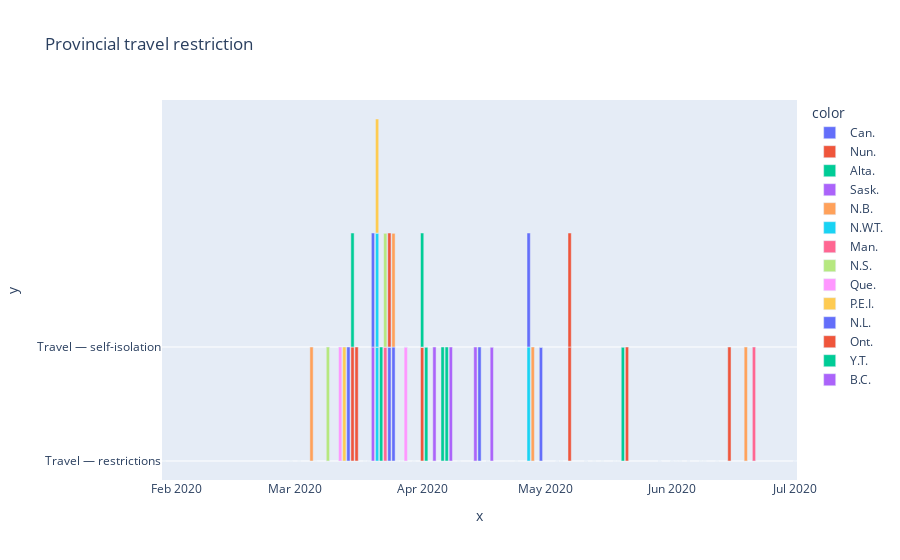
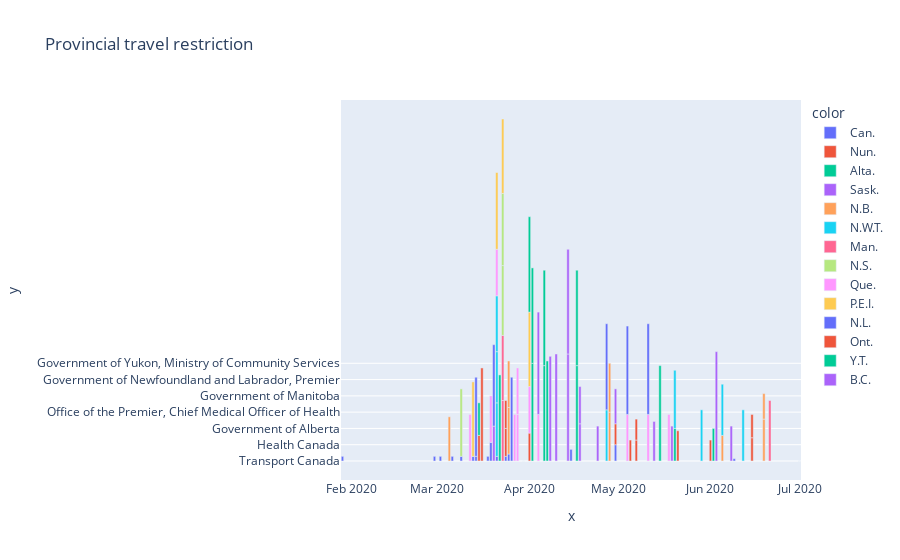

The cell these charts' notebook holds for them, in order:
### Markdown cell above
#### Provincial Travel Restrictions

### Code cell
column_name = ['Intervention type','Who Implemented']

for column in column_name:
    
    fig = px.bar(x = travel_intervention_df['Date implemented'], y = travel_intervention_df[column], color=travel_intervention_df['Jurisdiction '], title='Provincial travel restriction')
    fig.show()

### Figure 1 — Plotly figure (JSON) as saved in the notebook; plotly's stock layout.template omitted (floating-point values rounded to 4 significant figures)
{"data": [{"alignmentgroup": "True", "hovertemplate": "color=Can.<br>x=%{x}<br>y=%{y}<extra></extra>", "legendgroup": "Can.", "marker": {"color": "#636efa"}, "name": "Can.", "offsetgroup": "Can.", "orientation": "v", "showlegend": true, "textposition": "auto", "type": "bar", "x": ["2020-05-29T00:00:00", "2020-07-01T00:00:00", "2020-07-01T00:00:00", "2020-06-09T00:00:00", "2020-01-29T00:00:00", "2020-02-29T00:00:00", "2020-03-02T00:00:00", "2020-03-06T00:00:00", "2020-03-09T00:00:00", "2020-03-13T00:00:00", "2020-03-14T00:00:00", "2020-03-18T00:00:00", "2020-03-21T00:00:00", "2020-03-25T00:00:00", "2020-03-24T00:00:00", "2020-03-30T00:00:00", null, "2020-04-06T00:00:00", "2020-04-15T00:00:00", null, "2020-04-30T00:00:00", "2020-06-01T00:00:00", "2020-03-19T00:00:00"], "xaxis": "x", "y": ["Travel — restrictions", "Travel — restrictions", "Travel — restrictions", "Travel — restrictions", "Travel — restrictions", "Travel — restrictions", "Travel — restrictions", "Travel — restrictions", "Travel — restrictions", "Travel — restrictions", "Travel — restrictions", "Travel — restrictions", "Travel — restrictions", "Travel — self-isolation", "Travel — self-isolation", "Travel — restrictions", "Travel — restrictions", "Travel — restrictions", "Travel — self-isolation", "Travel — self-isolation", "Travel — self-isolation", "Travel — restrictions", "Travel — restrictions"], "yaxis": "y"}, {"alignmentgroup": "True", "hovertemplate": "color=Nun.<br>x=%{x}<br>y=%{y}<extra></extra>", "legendgroup": "Nun.", "marker": {"color": "#EF553B"}, "name": "Nun.", "offsetgroup": "Nun.", "orientation": "v", "showlegend": true, "textposition": "auto", "type": "bar", "x": ["2020-06-01T00:00:00", "2020-06-15T00:00:00", "2020-06-15T00:00:00", "2020-03-15T00:00:00", "2020-03-24T00:00:00", "2020-03-24T00:00:00", "2020-04-01T00:00:00", "2020-04-30T00:00:00", "2020-05-07T00:00:00", "2020-05-05T00:00:00", "2020-05-07T00:00:00", "2020-05-21T00:00:00"], "xaxis": "x", "y": ["Travel — restrictions", "Travel — restrictions", "Travel — self-isolation", "Travel — self-isolation", "Travel — restrictions", "Travel — self-isolation", "Travel — self-isolation", "Travel — restrictions", "Travel — self-isolation", "Travel — restrictions", "Travel — self-isolation", "Travel — self-isolation"], "yaxis": "y"}, {"alignmentgroup": "True", "hovertemplate": "color=Alta.<br>x=%{x}<br>y=%{y}<extra></extra>", "legendgroup": "Alta.", "marker": {"color": "#00cc96"}, "name": "Alta.", "offsetgroup": "Alta.", "orientation": "v", "showlegend": true, "textposition": "auto", "type": "bar", "x": ["2020-06-02T00:00:00", "2020-03-15T00:00:00", "2020-05-20T00:00:00"], "xaxis": "x", "y": ["Travel — restrictions", "Travel — self-isolation", "Travel — self-isolation"], "yaxis": "y"}, {"alignmentgroup": "True", "hovertemplate": "color=Sask.<br>x=%{x}<br>y=%{y}<extra></extra>", "legendgroup": "Sask.", "marker": {"color": "#ab63fa"}, "name": "Sask.", "offsetgroup": "Sask.", "orientation": "v", "showlegend": true, "textposition": "auto", "type": "bar", "x": ["2020-06-08T00:00:00", "2020-03-20T00:00:00", "2020-04-18T00:00:00", "2020-04-18T00:00:00", "2020-04-24T00:00:00", "2020-04-30T00:00:00", "2020-05-13T00:00:00", "2020-05-19T00:00:00"], "xaxis": "x", "y": ["Travel — restrictions", "Travel — self-isolation", "Travel — self-isolation", "Travel — restrictions", "Travel — restrictions", "Travel — restrictions", "Travel — restrictions", "Travel — restrictions"], "yaxis": "y"}, {"alignmentgroup": "True", "hovertemplate": "color=N.B.<br>x=%{x}<br>y=%{y}<extra></extra>", "legendgroup": "N.B.", "marker": {"color": "#FFA15A"}, "name": "N.B.", "offsetgroup": "N.B.", "orientation": "v", "showlegend": true, "textposition": "auto", "type": "bar", "x": ["2020-06-19T00:00:00", "2020-06-19T00:00:00", "2020-03-05T00:00:00", "2020-03-25T00:00:00", "2020-03-25T00:00:00", "2020-04-28T00:00:00", "2020-04-28T00:00:00", "2020-06-05T00:00:00"], "xaxis": "x", "y": ["Travel — restrictions", "Travel — self-isolation", "Travel — self-isolation", "Travel — self-isolation", "Travel — restrictions", "Travel — restrictions", "Travel — self-isolation", "Travel — restrictions"], "yaxis": "y"}, {"alignmentgroup": "True", "hovertemplate": "color=N.W.T.<br>x=%{x}<br>y=%{y}<extra></extra>", "legendgroup": "N.W.T.", "marker": {"color": "#19d3f3"}, "name": "N.W.T.", "offsetgroup": "N.W.T.", "orientation": "v", "showlegend": true, "textposition": "auto", "type": "bar", "x": ["2020-06-05T00:00:00", "2020-05-29T00:00:00", "2020-06-12T00:00:00", "2020-03-21T00:00:00", "2020-03-21T00:00:00", "2020-03-21T00:00:00", "2020-04-27T00:00:00", "2020-05-20T00:00:00"], "xaxis": "x", "y": ["Travel — restrictions", "Travel — restrictions", "Travel — restrictions", "Travel — self-isolation", "Travel — restrictions", "Travel — self-isolation", "Travel — self-isolation", "Travel — restrictions"], "yaxis": "y"}, {"alignmentgroup": "True", "hovertemplate": "color=Man.<br>x=%{x}<br>y=%{y}<extra></extra>", "legendgroup": "Man.", "marker": {"color": "#FF6692"}, "name": "Man.", "offsetgroup": "Man.", "orientation": "v", "showlegend": true, "textposition": "auto", "type": "bar", "x": ["2020-06-21T00:00:00", null, null, "2020-03-23T00:00:00", "2020-03-23T00:00:00"], "xaxis": "x", "y": ["Travel — self-isolation", "Travel — self-isolation", "Travel — restrictions", "Travel — restrictions", "Travel — self-isolation"], "yaxis": "y"}, {"alignmentgroup": "True", "hovertemplate": "color=N.S.<br>x=%{x}<br>y=%{y}<extra></extra>", "legendgroup": "N.S.", "marker": {"color": "#B6E880"}, "name": "N.S.", "offsetgroup": "N.S.", "orientation": "v", "showlegend": true, "textposition": "auto", "type": "bar", "x": ["2020-03-09T00:00:00", "2020-03-23T00:00:00", "2020-03-23T00:00:00"], "xaxis": "x", "y": ["Travel — self-isolation", "Travel — restrictions", "Travel — self-isolation"], "yaxis": "y"}, {"alignmentgroup": "True", "hovertemplate": "color=Que.<br>x=%{x}<br>y=%{y}<extra></extra>", "legendgroup": "Que.", "marker": {"color": "#FF97FF"}, "name": "Que.", "offsetgroup": "Que.", "orientation": "v", "showlegend": true, "textposition": "auto", "type": "bar", "x": ["2020-03-12T00:00:00", "2020-03-19T00:00:00", "2020-03-21T00:00:00", "2020-03-27T00:00:00", "2020-03-28T00:00:00", "2020-03-28T00:00:00", "2020-04-01T00:00:00", "2020-04-04T00:00:00", "2020-05-04T00:00:00", "2020-05-11T00:00:00", "2020-05-18T00:00:00"], "xaxis": "x", "y": ["Travel — self-isolation", "Travel — restrictions", "Travel — restrictions", "Travel — restrictions", "Travel — self-isolation", "Travel — restrictions", "Travel — restrictions", "Travel — restrictions", "Travel — restrictions", "Travel — restrictions", "Travel — restrictions"], "yaxis": "y"}, {"alignmentgroup": "True", "hovertemplate": "color=P.E.I.<br>x=%{x}<br>y=%{y}<extra></extra>", "legendgroup": "P.E.I.", "marker": {"color": "#FECB52"}, "name": "P.E.I.", "offsetgroup": "P.E.I.", "orientation": "v", "showlegend": true, "textposition": "auto", "type": "bar", "x": ["2020-03-13T00:00:00", "2020-03-21T00:00:00", "2020-03-23T00:00:00", "2020-04-01T00:00:00"], "xaxis": "x", "y": ["Travel — self-isolation", "Travel — self-isolation", "Travel — restrictions", "Travel — restrictions"], "yaxis": "y"}, {"alignmentgroup": "True", "hovertemplate": "color=N.L.<br>x=%{x}<br>y=%{y}<extra></extra>", "legendgroup": "N.L.", "marker": {"color": "#636efa"}, "name": "N.L.", "offsetgroup": "N.L.", "orientation": "v", "showlegend": true, "textposition": "auto", "type": "bar", "x": ["2020-03-14T00:00:00", "2020-03-20T00:00:00", "2020-03-26T00:00:00", "2020-04-27T00:00:00", "2020-05-04T00:00:00", "2020-05-11T00:00:00"], "xaxis": "x", "y": ["Travel — self-isolation", "Travel — self-isolation", "Travel — restrictions", "Travel — self-isolation", "Travel — restrictions", "Travel — restrictions"], "yaxis": "y"}, {"alignmentgroup": "True", "hovertemplate": "color=Ont.<br>x=%{x}<br>y=%{y}<extra></extra>", "legendgroup": "Ont.", "marker": {"color": "#EF553B"}, "name": "Ont.", "offsetgroup": "Ont.", "orientation": "v", "showlegend": true, "textposition": "auto", "type": "bar", "x": ["2020-03-16T00:00:00"], "xaxis": "x", "y": ["Travel — self-isolation"], "yaxis": "y"}, {"alignmentgroup": "True", "hovertemplate": "color=Y.T.<br>x=%{x}<br>y=%{y}<extra></extra>", "legendgroup": "Y.T.", "marker": {"color": "#00cc96"}, "name": "Y.T.", "offsetgroup": "Y.T.", "orientation": "v", "showlegend": true, "textposition": "auto", "type": "bar", "x": ["2020-03-22T00:00:00", "2020-04-01T00:00:00", "2020-04-02T00:00:00", "2020-04-02T00:00:00", "2020-04-06T00:00:00", "2020-04-06T00:00:00", "2020-04-07T00:00:00", "2020-04-17T00:00:00", "2020-04-17T00:00:00", "2020-05-15T00:00:00"], "xaxis": "x", "y": ["Travel — self-isolation", "Travel — self-isolation", "Travel — self-isolation", "Travel — restrictions", "Travel — restrictions", "Travel — self-isolation", "Travel — self-isolation", "Travel — restrictions", "Travel — restrictions", "Travel — restrictions"], "yaxis": "y"}, {"alignmentgroup": "True", "hovertemplate": "color=B.C.<br>x=%{x}<br>y=%{y}<extra></extra>", "legendgroup": "B.C.", "marker": {"color": "#ab63fa"}, "name": "B.C.", "offsetgroup": "B.C.", "orientation": "v", "showlegend": true, "textposition": "auto", "type": "bar", "x": ["2020-04-04T00:00:00", "2020-04-08T00:00:00", "2020-04-10T00:00:00", "2020-04-14T00:00:00", "2020-04-14T00:00:00", "2020-06-03T00:00:00"], "xaxis": "x", "y": ["Travel — self-isolation", "Travel — self-isolation", "Travel — restrictions", "Travel — restrictions", "Travel — self-isolation", "Travel — restrictions"], "yaxis": "y"}], "layout": {"autosize": true, "barmode": "relative", "legend": {"title": {"text": "color"}, "tracegroupgap": 0}, "title": {"text": "Provincial travel restriction"}, "xaxis": {"anchor": "y", "autorange": true, "domain": [0, 1], "range": ["2020-01-28 12:00", "2020-07-01 12:00"], "title": {"text": "x"}, "type": "date"}, "yaxis": {"anchor": "x", "autorange": true, "domain": [0, 1], "range": [-0.1667, 3.167], "title": {"text": "y"}, "type": "category"}}}

### Figure 2 — Plotly figure (JSON) as saved in the notebook; plotly's stock layout.template omitted (floating-point values rounded to 4 significant figures)
{"data": [{"alignmentgroup": "True", "hovertemplate": "color=Can.<br>x=%{x}<br>y=%{y}<extra></extra>", "legendgroup": "Can.", "marker": {"color": "#636efa"}, "name": "Can.", "offsetgroup": "Can.", "orientation": "v", "showlegend": true, "textposition": "auto", "type": "bar", "x": ["2020-05-29T00:00:00", "2020-07-01T00:00:00", "2020-07-01T00:00:00", "2020-06-09T00:00:00", "2020-01-29T00:00:00", "2020-02-29T00:00:00", "2020-03-02T00:00:00", "2020-03-06T00:00:00", "2020-03-09T00:00:00", "2020-03-13T00:00:00", "2020-03-14T00:00:00", "2020-03-18T00:00:00", "2020-03-21T00:00:00", "2020-03-25T00:00:00", "2020-03-24T00:00:00", "2020-03-30T00:00:00", null, "2020-04-06T00:00:00", "2020-04-15T00:00:00", null, "2020-04-30T00:00:00", "2020-06-01T00:00:00", "2020-03-19T00:00:00"], "xaxis": "x", "y": ["Transport Canada", "Transport Canada", "Transport Canada", "Canada Border Services Agency", "Government of Canada", "Government of Canada", "Government of Canada", "Government of Canada", "Government of Canada", "Government of Canada", "Government of Canada", "Government of Canada", "Government of Canada", "Public Health Agency of Canada ", "Government of Canada", "Transport Canada", "Inuit Tapiriit Kanatami", "Transport Canada", "Prime Minister", "Public Health Agency of Canada", "Health Canada", "Transport Canada", "Service Canada"], "yaxis": "y"}, {"alignmentgroup": "True", "hovertemplate": "color=Nun.<br>x=%{x}<br>y=%{y}<extra></extra>", "legendgroup": "Nun.", "marker": {"color": "#EF553B"}, "name": "Nun.", "offsetgroup": "Nun.", "orientation": "v", "showlegend": true, "textposition": "auto", "type": "bar", "x": ["2020-06-01T00:00:00", "2020-06-15T00:00:00", "2020-06-15T00:00:00", "2020-03-15T00:00:00", "2020-03-24T00:00:00", "2020-03-24T00:00:00", "2020-04-01T00:00:00", "2020-04-30T00:00:00", "2020-05-07T00:00:00", "2020-05-05T00:00:00", "2020-05-07T00:00:00", "2020-05-21T00:00:00"], "xaxis": "x", "y": ["Government of Nunavut, Chief Public Health Officer", "Government of Nunavut", "Government of Nunavut", "Department of Health", "Government of Nunavut, Premier", "Government of Nunavut, Premier", "Government of Nunavut, Premier", "Government of Nunavut, Chief Public Health Officer", "Government of Nunavut, Chief Public Health Officer", "Government of Nunavut, Chief Public Health Officer", "Government of Nunavut, Chief Public Health Officer", "Government of Nunavut, Department of Health Services"], "yaxis": "y"}, {"alignmentgroup": "True", "hovertemplate": "color=Alta.<br>x=%{x}<br>y=%{y}<extra></extra>", "legendgroup": "Alta.", "marker": {"color": "#00cc96"}, "name": "Alta.", "offsetgroup": "Alta.", "orientation": "v", "showlegend": true, "textposition": "auto", "type": "bar", "x": ["2020-06-02T00:00:00", "2020-03-15T00:00:00", "2020-05-20T00:00:00"], "xaxis": "x", "y": ["Government of Alberta", "Government of Alberta", "Government of Alberta"], "yaxis": "y"}, {"alignmentgroup": "True", "hovertemplate": "color=Sask.<br>x=%{x}<br>y=%{y}<extra></extra>", "legendgroup": "Sask.", "marker": {"color": "#ab63fa"}, "name": "Sask.", "offsetgroup": "Sask.", "orientation": "v", "showlegend": true, "textposition": "auto", "type": "bar", "x": ["2020-06-08T00:00:00", "2020-03-20T00:00:00", "2020-04-18T00:00:00", "2020-04-18T00:00:00", "2020-04-24T00:00:00", "2020-04-30T00:00:00", "2020-05-13T00:00:00", "2020-05-19T00:00:00"], "xaxis": "x", "y": ["Government of Saskatchewan", "Government of Saskatchewan", "Regional medical health officers", "Regional medical health officers", "Government of Saskatchewan", "Government of Saskatchewan", "Indigenous Services Canada", "Government of Saskatchewan"], "yaxis": "y"}, {"alignmentgroup": "True", "hovertemplate": "color=N.B.<br>x=%{x}<br>y=%{y}<extra></extra>", "legendgroup": "N.B.", "marker": {"color": "#FFA15A"}, "name": "N.B.", "offsetgroup": "N.B.", "orientation": "v", "showlegend": true, "textposition": "auto", "type": "bar", "x": ["2020-06-19T00:00:00", "2020-06-19T00:00:00", "2020-03-05T00:00:00", "2020-03-25T00:00:00", "2020-03-25T00:00:00", "2020-04-28T00:00:00", "2020-04-28T00:00:00", "2020-06-05T00:00:00"], "xaxis": "x", "y": ["Premier, Chief Medical Officer of Health", "Department of Health", "Government of New Brunswick, Chief Medical Officer of Health", "Office of the Premier", "Office of the Premier", "Office of the Premier, Chief Medical Officer of Health", "Office of the Premier, Chief Medical Officer of Health", "Department of Health"], "yaxis": "y"}, {"alignmentgroup": "True", "hovertemplate": "color=N.W.T.<br>x=%{x}<br>y=%{y}<extra></extra>", "legendgroup": "N.W.T.", "marker": {"color": "#19d3f3"}, "name": "N.W.T.", "offsetgroup": "N.W.T.", "orientation": "v", "showlegend": true, "textposition": "auto", "type": "bar", "x": ["2020-06-05T00:00:00", "2020-05-29T00:00:00", "2020-06-12T00:00:00", "2020-03-21T00:00:00", "2020-03-21T00:00:00", "2020-03-21T00:00:00", "2020-04-27T00:00:00", "2020-05-20T00:00:00"], "xaxis": "x", "y": ["Government of the Northwest Territories", "Government of the Northwest Territories", "Government of the Northwest Territories", "Chief Public Health Officer", "Government of the Northwest Territories", "Chief Public Health Officer ", "Government of the Northwest Territories", "Government of the Northwest Territories, Infrastructure"], "yaxis": "y"}, {"alignmentgroup": "True", "hovertemplate": "color=Man.<br>x=%{x}<br>y=%{y}<extra></extra>", "legendgroup": "Man.", "marker": {"color": "#FF6692"}, "name": "Man.", "offsetgroup": "Man.", "orientation": "v", "showlegend": true, "textposition": "auto", "type": "bar", "x": ["2020-06-21T00:00:00", null, null, "2020-03-23T00:00:00", "2020-03-23T00:00:00"], "xaxis": "x", "y": ["Public health officials ", "Ministry of Health, Seniors and Active Living, public health officials", "Public health officials ", "Public health officials ", "Government of Manitoba"], "yaxis": "y"}, {"alignmentgroup": "True", "hovertemplate": "color=N.S.<br>x=%{x}<br>y=%{y}<extra></extra>", "legendgroup": "N.S.", "marker": {"color": "#B6E880"}, "name": "N.S.", "offsetgroup": "N.S.", "orientation": "v", "showlegend": true, "textposition": "auto", "type": "bar", "x": ["2020-03-09T00:00:00", "2020-03-23T00:00:00", "2020-03-23T00:00:00"], "xaxis": "x", "y": ["Government of Nova Scotia, Department of Health and Wellness", "Government of Nova Scotia", "Department of Health and Wellness"], "yaxis": "y"}, {"alignmentgroup": "True", "hovertemplate": "color=Que.<br>x=%{x}<br>y=%{y}<extra></extra>", "legendgroup": "Que.", "marker": {"color": "#FF97FF"}, "name": "Que.", "offsetgroup": "Que.", "orientation": "v", "showlegend": true, "textposition": "auto", "type": "bar", "x": ["2020-03-12T00:00:00", "2020-03-19T00:00:00", "2020-03-21T00:00:00", "2020-03-27T00:00:00", "2020-03-28T00:00:00", "2020-03-28T00:00:00", "2020-04-01T00:00:00", "2020-04-04T00:00:00", "2020-05-04T00:00:00", "2020-05-11T00:00:00", "2020-05-18T00:00:00"], "xaxis": "x", "y": ["Office of the Premier", "Office of the Premier", "Office of the Premier", "Office of the Premier", "Office of the Premier", "Office of the Premier", "Office of the Premier", "Office of the Premier", "Office of the Premier", "Office of the Premier", "Office of the Premier"], "yaxis": "y"}, {"alignmentgroup": "True", "hovertemplate": "color=P.E.I.<br>x=%{x}<br>y=%{y}<extra></extra>", "legendgroup": "P.E.I.", "marker": {"color": "#FECB52"}, "name": "P.E.I.", "offsetgroup": "P.E.I.", "orientation": "v", "showlegend": true, "textposition": "auto", "type": "bar", "x": ["2020-03-13T00:00:00", "2020-03-21T00:00:00", "2020-03-23T00:00:00", "2020-04-01T00:00:00"], "xaxis": "x", "y": ["Government of Prince Edward Island, Chief Public Health Officer", "Government of Prince Edward Island", "Government of Prince Edward Island, Chief Public Health Officer", "Government of Prince Edward Island, Chief Public Health Officer"], "yaxis": "y"}, {"alignmentgroup": "True", "hovertemplate": "color=N.L.<br>x=%{x}<br>y=%{y}<extra></extra>", "legendgroup": "N.L.", "marker": {"color": "#636efa"}, "name": "N.L.", "offsetgroup": "N.L.", "orientation": "v", "showlegend": true, "textposition": "auto", "type": "bar", "x": ["2020-03-14T00:00:00", "2020-03-20T00:00:00", "2020-03-26T00:00:00", "2020-04-27T00:00:00", "2020-05-04T00:00:00", "2020-05-11T00:00:00"], "xaxis": "x", "y": ["Government of Newfoundland and Labrador, Chief Medical Officer of Health", "Government of Newfoundland and Labrador, Premier", "Department of Transportation and Works", "Chief Medical Officer of Health", "Department of Health and Community Services", "Department of Transportation and Works, Chief Medical Officer of Health"], "yaxis": "y"}, {"alignmentgroup": "True", "hovertemplate": "color=Ont.<br>x=%{x}<br>y=%{y}<extra></extra>", "legendgroup": "Ont.", "marker": {"color": "#EF553B"}, "name": "Ont.", "offsetgroup": "Ont.", "orientation": "v", "showlegend": true, "textposition": "auto", "type": "bar", "x": ["2020-03-16T00:00:00"], "xaxis": "x", "y": ["Ministry of Health"], "yaxis": "y"}, {"alignmentgroup": "True", "hovertemplate": "color=Y.T.<br>x=%{x}<br>y=%{y}<extra></extra>", "legendgroup": "Y.T.", "marker": {"color": "#00cc96"}, "name": "Y.T.", "offsetgroup": "Y.T.", "orientation": "v", "showlegend": true, "textposition": "auto", "type": "bar", "x": ["2020-03-22T00:00:00", "2020-04-01T00:00:00", "2020-04-02T00:00:00", "2020-04-02T00:00:00", "2020-04-06T00:00:00", "2020-04-06T00:00:00", "2020-04-07T00:00:00", "2020-04-17T00:00:00", "2020-04-17T00:00:00", "2020-05-15T00:00:00"], "xaxis": "x", "y": ["Chief Medical Officer of Health", "Government of Yukon", "Government of Yukon, Ministry of Community Services", "Government of Yukon", "Government of Yukon", "Government of Yukon", "Government of Yukon, Minister of Community Services", "Government of Yukon", "Government of Yukon", "Government of Yukon"], "yaxis": "y"}, {"alignmentgroup": "True", "hovertemplate": "color=B.C.<br>x=%{x}<br>y=%{y}<extra></extra>", "legendgroup": "B.C.", "marker": {"color": "#ab63fa"}, "name": "B.C.", "offsetgroup": "B.C.", "orientation": "v", "showlegend": true, "textposition": "auto", "type": "bar", "x": ["2020-04-04T00:00:00", "2020-04-08T00:00:00", "2020-04-10T00:00:00", "2020-04-14T00:00:00", "2020-04-14T00:00:00", "2020-06-03T00:00:00"], "xaxis": "x", "y": ["Ministry of Health, BC Centre for Disease Control", "Government of British Columbia", "Minister of Health", "Minister of Health", "Government of British Columbia", "BC Ferries"], "yaxis": "y"}], "layout": {"autosize": true, "barmode": "relative", "legend": {"title": {"text": "color"}, "tracegroupgap": 0}, "title": {"text": "Provincial travel restriction"}, "xaxis": {"anchor": "y", "autorange": true, "domain": [0, 1], "range": ["2020-01-28 12:00", "2020-07-01 12:00"], "title": {"text": "x"}, "type": "date"}, "yaxis": {"anchor": "x", "autorange": true, "domain": [0, 1], "range": [-8.167, 155.2], "title": {"text": "y"}, "type": "category"}}}
